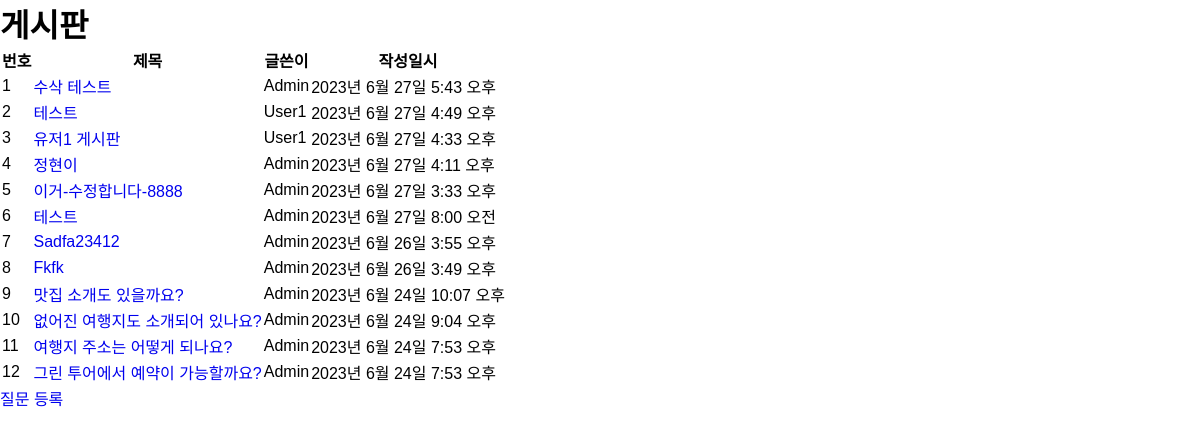
/board/, run on the app's committed database.
### board/models.py (models this page shows, shortened)
class Question(models.Model):
    author = models.ForeignKey(User, on_delete=models.CASCADE)
    subject = models.CharField(max_length=200)
    content = models.TextField()
    create_date = models.DateTimeField()
    modify_date = models.DateTimeField(null=True, blank=True)

### board/views.py (the view)
# urls.py: path('', views.question_list, name='question_list'),
def question_list(request):
    question_list = Question.objects.order_by('-create_date')
    context = {'question_list': question_list}
    return render(request, 'board/question_list.html', context)

### templates/board/question_list.html
{% extends 'base.html' %}
{% block content %}
<div class="container">
    <h1>게시판</h1>
    <section id="board_main">
        <table class="board_main_table">
            <thead>
                <tr>
                    <th>번호</th>
                    <th>제목</th>
                    <th>글쓴이</th>
                    <th>작성일시</th>
                </tr>
            </thead>
            <tbody>
            {% if question_list %}
                {% for question in question_list %}
                <tr>
                    <td>{{ forloop.counter }}</td>
                    <td>
                        <a href="{% url 'board:detail' question.id %}">
                            {{ question.subject }}
                        </a>
                    </td>
                    <td>{{ question.author }}</td>
                    <td>{{ question.create_date }}</td>
                </tr>
                {% endfor %}
            {% else %}
                <p>질문이 없습니다.</p>
            {% endif %}
            </tbody>
        </table>
        <a href="{% url 'board:question_create' %}"
           class="board_main_q_btn">질문 등록</a>
    </section>
</div>
{% endblock %}

### templates/base.html (shortened to what this page needs)
<!DOCTYPE html>
<html lang="ko">
{% load static %}
<head>
    <link rel="stylesheet" href="{% static 'board/css/style.css' %}">
    <link rel="stylesheet" href="{% static 'board/css/head.css' %}">
    <link rel="stylesheet" href="{% static 'board/css/gjstyle.css' %}">
</head>
<body>
{% block content %}
{% endblock %}
</body>
</html>

### static/board/css/style.css (style rules this page uses)
* { margin: 0; padding: 0; box-sizing: border-box; }
.container { width: 100%; height: 100px; }

### static/board/css/head.css (style rules this page uses)
* { margin: 0; padding: 0; font-family: Arial, Helvetica, sans-serif; text-transform: capitalize; text-decoration: none; }

### data on the page
Question: subject "수삭 테스트", author "Admin", create_date "2023년 6월 27일 5:43 오후"
Question: subject "테스트", author "User1", create_date "2023년 6월 27일 4:49 오후"
Question: subject "유저1 게시판", author "User1", create_date "2023년 6월 27일 4:33 오후"
Question: subject "정현이", author "Admin", create_date "2023년 6월 27일 4:11 오후"
Question: subject "이거-수정합니다-8888", author "Admin", create_date "2023년 6월 27일 3:33 오후"
Question: subject "테스트", author "Admin", create_date "2023년 6월 27일 8:00 오전"
Question: subject "Sadfa23412", author "Admin", create_date "2023년 6월 26일 3:55 오후"
Question: subject "Fkfk", author "Admin", create_date "2023년 6월 26일 3:49 오후"
Question: subject "맛집 소개도 있을까요?", author "Admin", create_date "2023년 6월 24일 10:07 오후"
Question: subject "없어진 여행지도 소개되어 있나요?", author "Admin", create_date "2023년 6월 24일 9:04 오후"
Question: subject "여행지 주소는 어떻게 되나요?", author "Admin", create_date "2023년 6월 24일 7:53 오후"
Question: subject "그린 투어에서 예약이 가능할까요?", author "Admin", create_date "2023년 6월 24일 7:53 오후"
